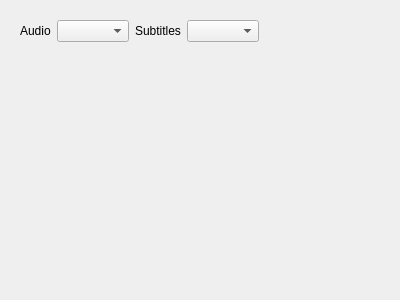
<ui version="4.0" >
 <class>mpvPreview</class>
 <widget class="QWidget" name="mpvPreview" >
  <property name="geometry" >
   <rect>
    <x>0</x>
    <y>0</y>
    <width>400</width>
    <height>300</height>
   </rect>
  </property>
  <property name="windowTitle" >
   <string>Form</string>
  </property>
  <layout class="QGridLayout" >
   <item row="1" column="0" >
    <widget class="QWidget" native="1" name="wVideo" />
   </item>
   <item row="2" column="0" >
    <widget class="QFrame" name="frControl" >
     <property name="sizePolicy" >
      <sizepolicy vsizetype="Fixed" hsizetype="Preferred" >
       <horstretch>0</horstretch>
       <verstretch>0</verstretch>
      </sizepolicy>
     </property>
     <property name="frameShape" >
      <enum>QFrame::StyledPanel</enum>
     </property>
     <property name="frameShadow" >
      <enum>QFrame::Raised</enum>
     </property>
     <widget class="QToolButton" name="bStop" >
      <property name="geometry" >
       <rect>
        <x>115</x>
        <y>7</y>
        <width>24</width>
        <height>24</height>
       </rect>
      </property>
      <property name="text" >
       <string>...</string>
      </property>
     </widget>
     <widget class="QToolButton" name="bPlay" >
      <property name="geometry" >
       <rect>
        <x>251</x>
        <y>7</y>
        <width>24</width>
        <height>24</height>
       </rect>
      </property>
      <property name="text" >
       <string>...</string>
      </property>
     </widget>
    </widget>
   </item>
   <item row="0" column="0" >
    <widget class="QWidget" native="1" name="widget" >
     <property name="sizePolicy" >
      <sizepolicy vsizetype="Fixed" hsizetype="Preferred" >
       <horstretch>0</horstretch>
       <verstretch>0</verstretch>
      </sizepolicy>
     </property>
     <layout class="QGridLayout" name="gridLayout" >
      <item row="0" column="0" >
       <widget class="QLabel" name="label" >
        <property name="text" >
         <string>Audio</string>
        </property>
       </widget>
      </item>
      <item row="0" column="1" >
       <widget class="QComboBox" name="cbAudio" />
      </item>
      <item row="0" column="3" >
       <widget class="QLabel" name="label_2" >
        <property name="text" >
         <string>Subtitles</string>
        </property>
       </widget>
      </item>
      <item row="0" column="4" >
       <widget class="QComboBox" name="cbSubtitle" />
      </item>
      <item row="0" column="5" >
       <spacer name="horizontalSpacer" >
        <property name="orientation" >
         <enum>Qt::Horizontal</enum>
        </property>
        <property name="sizeHint" stdset="0" >
         <size>
          <width>125</width>
          <height>20</height>
         </size>
        </property>
       </spacer>
      </item>
     </layout>
    </widget>
   </item>
  </layout>
 </widget>
 <resources/>
 <connections>
  <connection>
   <sender>cbSubtitle</sender>
   <signal>currentIndexChanged(int)</signal>
   <receiver>mpvPreview</receiver>
   <slot>cbSubtitleChanged(int)</slot>
   <hints>
    <hint type="sourcelabel" >
     <x>345</x>
     <y>27</y>
    </hint>
    <hint type="destinationlabel" >
     <x>199</x>
     <y>149</y>
    </hint>
   </hints>
  </connection>
  <connection>
   <sender>cbAudio</sender>
   <signal>currentIndexChanged(int)</signal>
   <receiver>mpvPreview</receiver>
   <slot>cbAudioChanged(int)</slot>
   <hints>
    <hint type="sourcelabel" >
     <x>86</x>
     <y>27</y>
    </hint>
    <hint type="destinationlabel" >
     <x>199</x>
     <y>149</y>
    </hint>
   </hints>
  </connection>
 </connections>
 <slots>
  <slot>cbSubtitleChanged(int)</slot>
  <slot>cbAudioChanged(int)</slot>
 </slots>
</ui>
